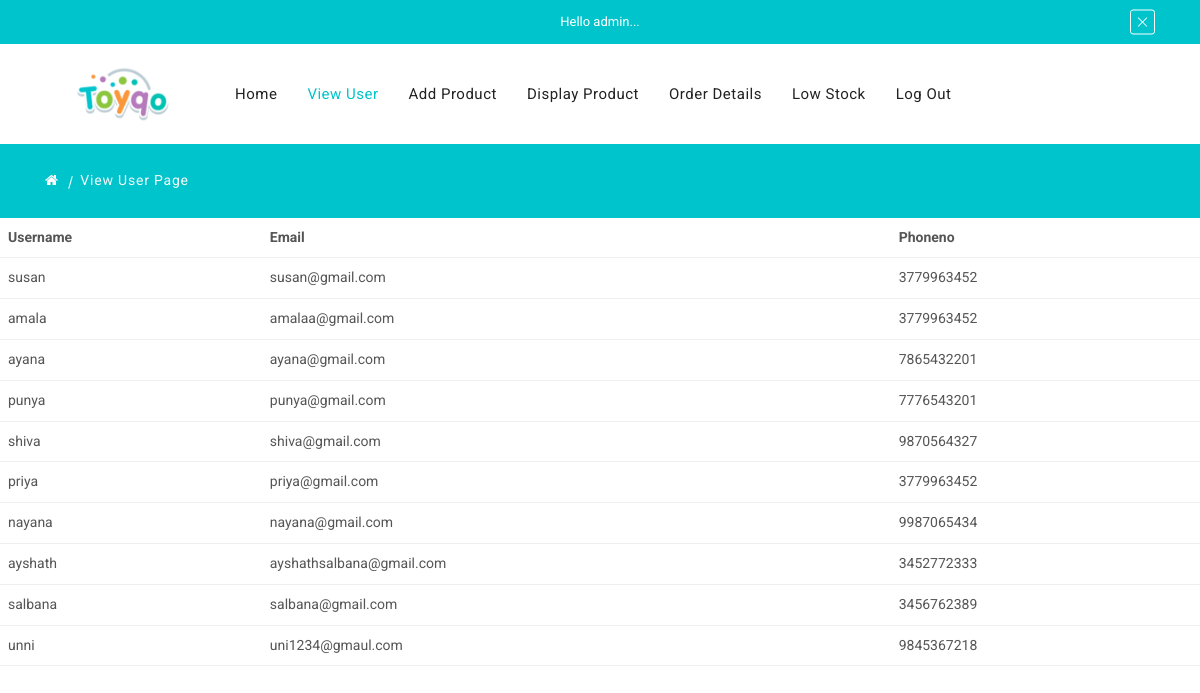
Page /viewuser on the committed database.
### app1/models.py (models this page shows, shortened)
class Register(models.Model):
    username = models.CharField(max_length=15, unique=True)
    email = models.EmailField()
    phone = models.IntegerField()
    password = models.CharField(max_length=10)

### app1/views.py (the view)
# urls.py: path('viewuser', views.viewuser),
def viewuser(request):
    data =Register.objects.all()
    return render(request, 'viewuser.html', {'data': data})

### template/viewuser.html (shortened to what this page needs)
<!DOCTYPE html>
<html lang="en">
{% load static %}
<head>
    <link rel="stylesheet" href="{% static 'assets/css/vendor/fontawesome.min.css' %}" />
    <link rel="stylesheet" href="{% static 'assets/css/vendor/pe-icon-7-stroke.min.css' %}" />
    <link rel="stylesheet" href="{% static 'assets/css/plugins/swiper-bundle.min.css' %}" />
    <link rel="stylesheet" href="{% static 'assets/css/plugins/animate.min.css' %}" />
    <link rel="stylesheet" href="{% static 'assets/css/plugins/lightgallery.min.css' %}" />
    <link rel="stylesheet" href="{% static 'assets/css/plugins/aos.min.css' %}" />
    <link rel="stylesheet" href="{% static 'assets/css/plugins/nice-select.min.css' %}" />
    <link rel="stylesheet" href="{% static 'assets/css/style.css' %}" />
</head>
<body>
    <div class="header section">
        <div class="header-top bg-primary">
            <div class="container">
                <div class="row align-items-center">
                    <div class="col-12">
                        <div class="header-top-msg-wrapper text-center">
                            <p class="header-top-message text-center">Hello admin...</p>
                            <div class="header-top-close-btn">
                                <button class="top-close-btn"><i class="pe-7s-close"></i></button>
                            </div>
                        </div>
                    </div>
                </div>
            </div>
        </div>
        <div class="header-bottom">
            <div class="header-sticky">
                <div class="container">
                    <div class="row align-items-center position-relative">
                        <div class="col-md-6 col-lg-3 col-xl-2 col-6">
                            <div class="header-logo">
                                <a href="adminhome"><img src="{% static 'assets/images/logo/logo.png' %}" alt="Site Logo" /></a>
                            </div>
                        </div>
                        <div class="col-lg-8 d-none d-lg-block">
                            <div class="main-menu">
                                <ul>
                                    <li><a href="adminhome">Home</a></li>
                                    <li><a href="#" class="active">View user</a></li>
                                    <li><a href="addproduct">Add Product</a></li>
                                    <li><a href="displayproduct">Display Product</a></li>
                                    <li><a href="admin_order_details">Order Details</a></li>
                                    <li><a href="lowstock">Low Stock</a></li>
                                    <li><a href="login">Log Out</a></li>
                                </ul>
                            </div>
                        </div>
                    </div>
                </div>
            </div>
        </div>
            <div class="section">
        <div class="breadcrumb-area bg-primary">
            <div class="container">
                <div class="breadcrumb-content">
                    <ul>
                        <li>
                            <a href="adminhome"><i class="fa fa-home"></i> </a>
                        </li>
                        <li class="active"> View User Page</li>
                    </ul>
                </div>
            </div>
        </div>
    </div>
             {% if data %}
             <table class="table">
                 <thead>
                 <tr>
                     <th>Username</th>
                     <th>Email</th>
                     <th>Phoneno</th>
                 </tr>
                 </thead>
                 <tbody>
                 {% for i in data %}
                 <tr>
                     <td>{{i.username}}</td>
                     <td>{{i.email}}</td>
                     <td>{{i.phone}}</td>
                 </tr>
                 {% endfor %}
                 </tbody>
             </table>
             {% endif %}
</body>
</html>

### rows in the picture
Register: username "susan", email "susan@gmail.com", phone "3779963452"
Register: username "amala", email "amalaa@gmail.com", phone "3779963452"
Register: username "ayana", email "ayana@gmail.com", phone "7865432201"
Register: username "punya", email "punya@gmail.com", phone "7776543201"
Register: username "shiva", email "shiva@gmail.com", phone "9870564327"
Register: username "priya", email "priya@gmail.com", phone "3779963452"
Register: username "nayana", email "nayana@gmail.com", phone "9987065434"
Register: username "ayshath", email "ayshathsalbana@gmail.com", phone "3452772333"
Register: username "salbana", email "salbana@gmail.com", phone "3456762389"
Register: username "unni", email "uni1234@gmaul.com", phone "9845367218"
